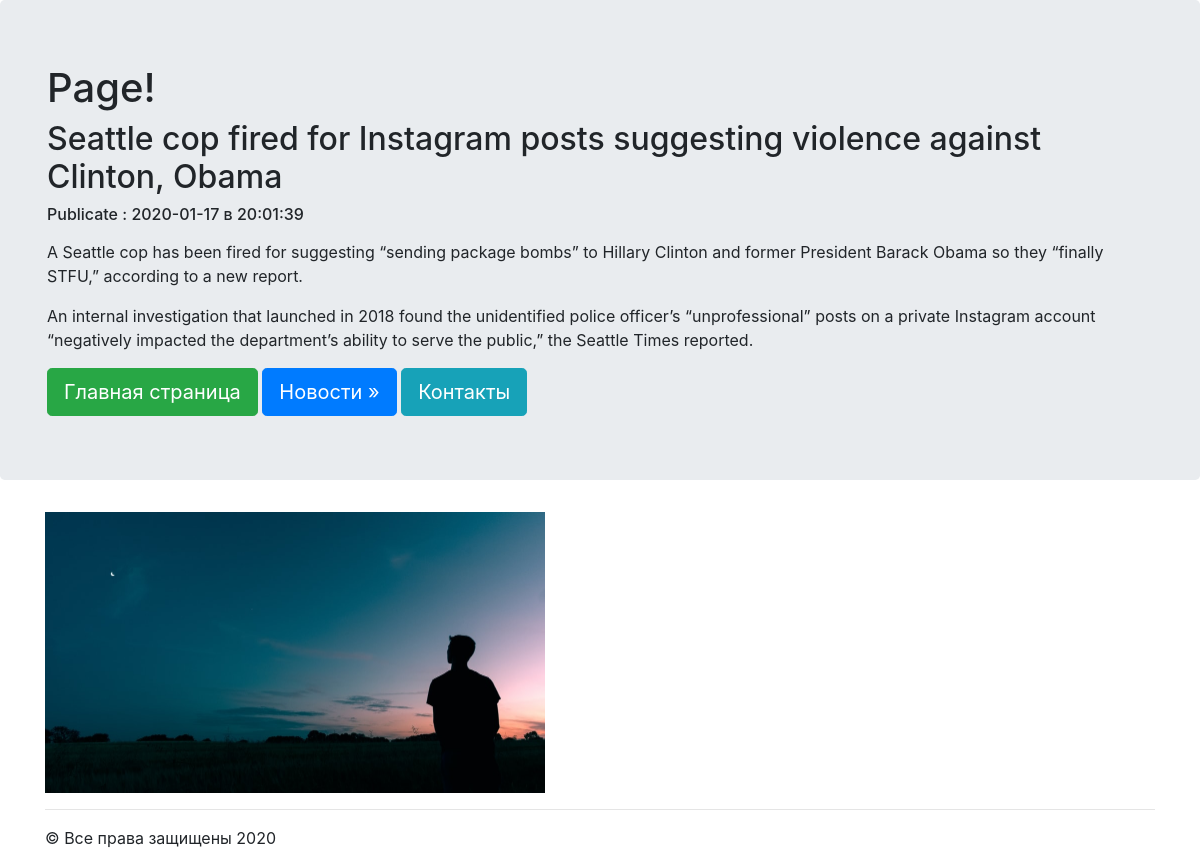
The page /news/2 on the database its author committed.
### news/models.py (models this page shows, shortened)
class Articles(models.Model):
    title = models.CharField(max_length=120)
    post = models.TextField()
    date = models.DateTimeField()

### news/templates/news/post.html
{% extends "MainApp/wrapper.html" %}
{% block content %}
    <h2 class="text_info">{{ articles.title }}</h2>
    <h6 class="text_info">Publicate : {{ articles.date|date:"Y-m-d в H:m:s" }}</h6>
    <p>{{ articles.post|safe|linebreaks }}</p>
{% endblock %}

### rows shown on the page
Articles: title "Seattle cop fired for Instagram posts suggesting violence against Clinton, Obama", date "2020-01-17 в 20:01:39", post "A Seattle cop has been fired for suggesting “sending package bombs” to Hillary Clinton and former President Barack Obama so they “finally STFU,” according to a new report. An internal investigation that launched in 2018 found the unidentified police officer’s “unprofessional” posts on a private Instagram account “negatively impacted the department’s ability to serve the public,” the Seattle Times reported."
